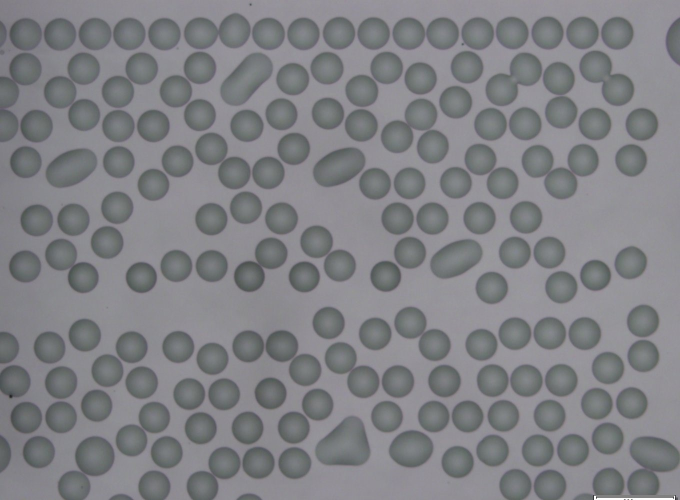
//> input picture C++/Bai-6/image.jpg, 1360 x 1000 px (shown at 1/2 size)
$ ./Bai-6   (built with g++ and OpenCV 4)
//> lines starting //> are read from the running program, lines starting //| are printed output that depends on the picture; after the words box and inside, x2 and y2 are one past the last pixel; in counts of white or black regions, pixels touching at a corner belong together
### C++/Bai-6/Bai-6/pch.h
// Tips for Getting Started:
//   1. Use the Solution Explorer window to add/manage files
//   2. Use the Team Explorer window to connect to source control
//   3. Use the Output window to see build output and other messages
//   4. Use the Error List window to view errors
//   5. Go to Project > Add New Item to create new code files, or Project > Add Existing Item to add existing code files to the project
//   6. In the future, to open this project again, go to File > Open > Project and select the .sln file

#ifndef PCH_H
#define PCH_H

// TODO: add headers that you want to pre-compile here

#endif //PCH_H

### C++/Bai-6/Bai-6/Bai-6.cpp
// Bai-6.cpp : This file contains the 'main' function. Program execution begins and ends there.
//

#include "pch.h"
#include <iostream>
#include <opencv2/opencv.hpp>
#include <opencv2/core/core.hpp>
#include <opencv2/highgui/highgui.hpp>
#include <opencv2/imgproc/imgproc.hpp>

using namespace cv;
using namespace std;

int main()
{
	Mat OriginalImage, OriginalImageResize;
	Mat GrayImage;
	Mat BinnaryImageToZero, BinaryImage;
	Mat DestinationImage;
	const char* title_original_image = "Original Image";
	OriginalImage = imread("..\\image.jpg");
//> OriginalImage is the input picture: 1000 rows x 1360 cols, CV_8UC3; mean B, G, R 132.2, 128.4, 127.5
	resize(OriginalImage, OriginalImageResize,cv::Size((OriginalImage.cols / 3),(OriginalImage.rows / 3)));
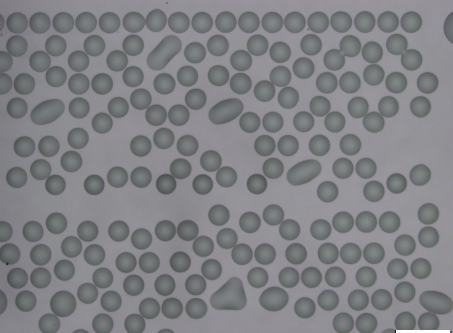
//> OriginalImageResize: 333 rows x 453 cols, CV_8UC3; mean B, G, R 132.2, 128.3, 127.5
	namedWindow(title_original_image, WINDOW_AUTOSIZE);
	cvtColor(OriginalImageResize, GrayImage, COLOR_RGB2GRAY);
	threshold(GrayImage, BinnaryImageToZero, 0, 255, THRESH_TOZERO);
	threshold(GrayImage, BinaryImage, 120, 255, THRESH_BINARY);
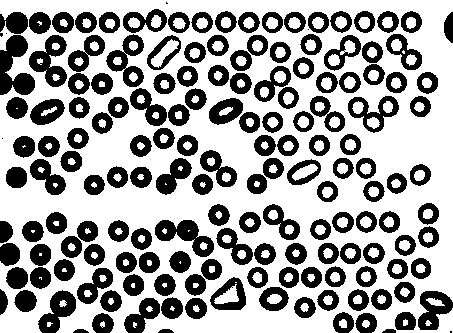
//> BinaryImage: 333 rows x 453 cols, CV_8UC1; 63.6% white; 162 black regions (6 under 20 px), largest, box (x1, y1, x2, y2) and area: (0, 35, 35, 95) 1242, (155, 220, 214, 257) 1028, (29, 35, 67, 87) 989
	Mat element = getStructuringElement(MORPH_RECT, cv::Size(5, 5), Point(-1, -1));
	dilate(BinnaryImageToZero, DestinationImage, element, Point(-1, -1));
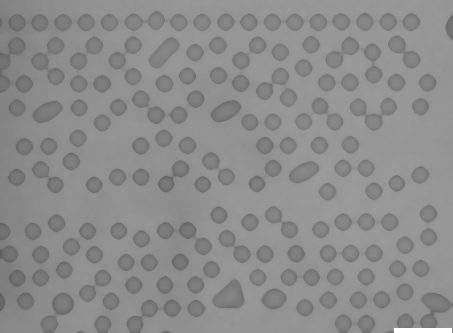
//> DestinationImage: 333 rows x 453 cols, CV_8UC1; min 94, max 255, mean 139.7
	erode(DestinationImage, DestinationImage, element, Point(-1, -1));
	imshow(title_original_image, OriginalImageResize);
	imshow("Binary Image", BinaryImage);
	imshow("Destion Image", DestinationImage);
	waitKey(0);
	destroyAllWindows();
	return 0;
}
